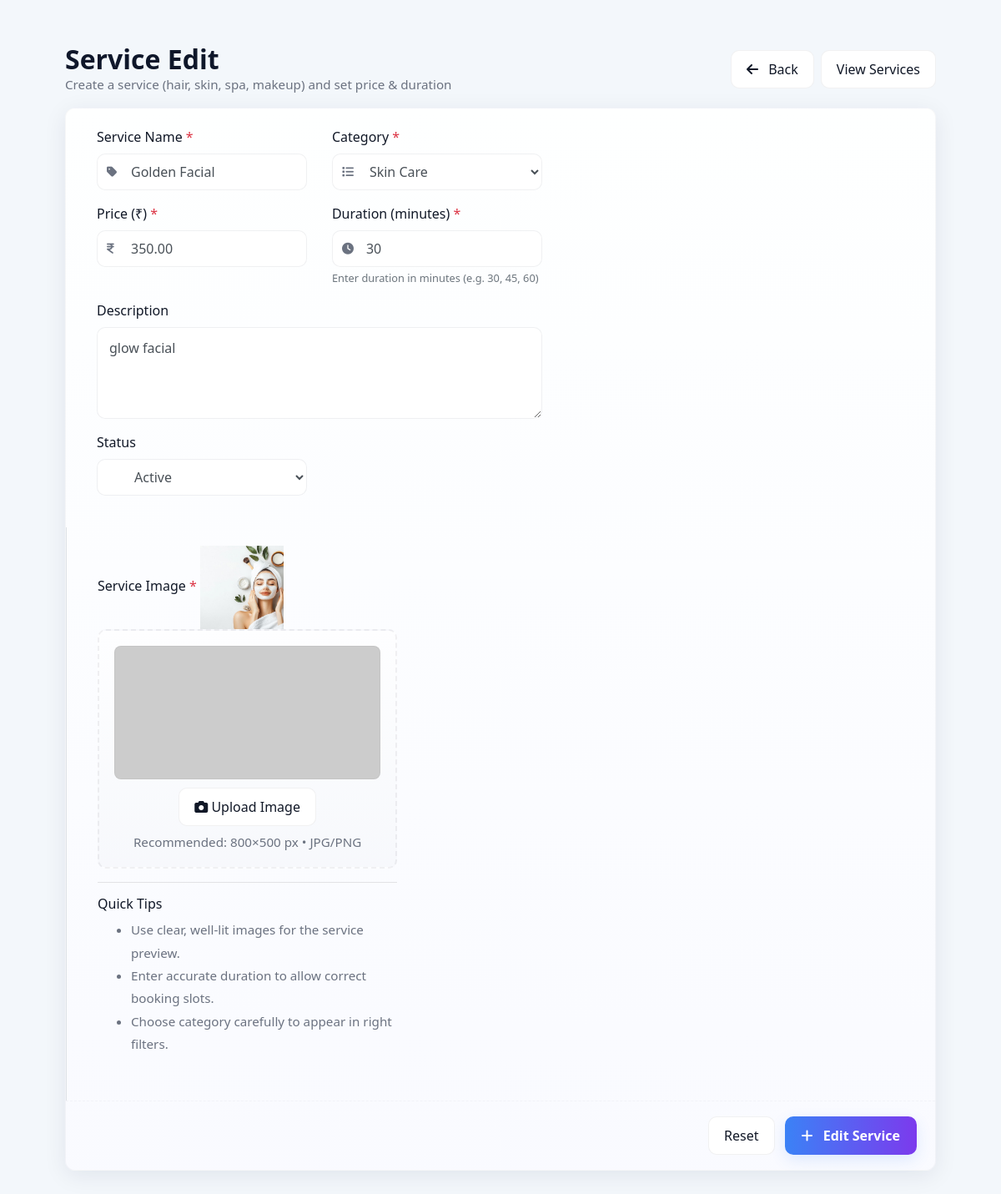
The app's page /Admin_App/Edit_Services/5 with its own data.
### Admin_App/models.py (models this page shows)
class Servicedb(models.Model):
    Service_Name =models.CharField(max_length=15,blank=True,null=True)
    Category = models.ForeignKey('Categorydb', on_delete=models.SET_NULL, null=True, blank=True)
    Price =models.DecimalField(max_digits=10, decimal_places=2,null=True,blank=True)
    Duration=models.IntegerField(blank=True,null=True)
    Description=models.TextField(null=True, blank=True)
    Status= models.CharField(max_length=10,null=True,blank=True)
    Service_Image=models.ImageField(upload_to="Service", null=True, blank=True)

class Categorydb(models.Model):
    Category_Name= models.CharField(max_length=50,null=True,blank=True)
    Status = models.CharField(max_length=10, choices=STATUS_CHOICES, default='Active')
    Description=models.TextField(blank=True,null=True)
    Category_Image=models.ImageField(upload_to="Category",null=True,blank=True)

### Admin_App/views.py (the view)
# urls.py: path('Edit_Services/<int:service_id>', views.edit_services, name="edit_services"),
def edit_services(request, service_id):
    service = Servicedb.objects.get(id=service_id)
    categories = Categorydb.objects.filter(Status="Active")
    return render(request, "Edit_Services.html", {'Service': service, 'cat': categories})

### Admin_App/templates/Edit_Services.html (shortened to what this page needs)
<!doctype html>
<html lang="en">
<head>
    <link rel="stylesheet" href="https://stackpath.bootstrapcdn.com/bootstrap/4.5.2/css/bootstrap.min.css">
    <link rel="stylesheet" href="https://cdnjs.cloudflare.com/ajax/libs/font-awesome/6.4.0/css/all.min.css">
</head>
<body>
<div class="page-wrapper">
    <div class="page-title">
        <div>
            <h2>Service Edit</h2>
            <div class="small-muted">Create a service (hair, skin, spa, makeup) and set price & duration</div>
        </div>
        <div class="d-flex align-items-center">
            <a href="{% url 'dashboard' %}" class="btn btn-outline mr-2">
                <i class="fa fa-arrow-left mr-2"></i> Back
            </a>
            <a href="{% url 'admin_services' %}" class="btn btn-outline">View Services</a>
        </div>
    </div>
    <div class="card card--glass">
        <form method="post" enctype="multipart/form-data" action="{% url 'update_services' s_id=Service.id %}">
            <div class="col-md-7">
                <div class="form-section">
                    <div class="row">
                        <div class="col-md-6">
                            <label class="font-weight-600">Service Name <span class="text-danger">*</span></label>
                            <div class="form-group">
                                <div class="input-icon">
                                    <i class="fa fa-tag"></i>
                                    <input type="text" id="serviceName" value="{{Service.Service_Name}}" name="service_name" class="form-control"
                                           placeholder="e.g. Classic Haircut" required>
                                </div>
                            </div>
                        </div>
                        <div class="col-md-6">
                            <label class="font-weight-600">Category <span class="text-danger">*</span></label>
                            <div class="form-group">
                                <div class="input-icon">
                                    <i class="fa fa-list"></i>
                                    <select class="form-control" name="Category" id="category">
    {% for i in cat %}
        <option value="{{ i.id }}" {% if i.id == Service.Category.id %}selected{% endif %}>
            {{ i.Category_Name }}
        </option>
    {% endfor %}
</select>
                                </div>
                            </div>
                        </div>
                        <div class="col-md-6">
                            <label class="font-weight-600">Price (₹) <span class="text-danger">*</span></label>
                            <div class="form-group">
                                <div class="input-icon">
                                    <i class="fa fa-indian-rupee-sign"></i>
                                    <input type="number" id="price" name="price" value="{{Service.Price}}" class="form-control"
                                           placeholder="e.g. 499" min="0" required>
                                </div>
                            </div>
                        </div>
                        <div class="col-md-6">
                            <label class="font-weight-600">Duration (minutes) <span class="text-danger">*</span></label>
                            <div class="form-group">
                                <div class="input-icon">
                                    <i class="fa fa-clock"></i>
                                    <input type="number" id="duration" name="duration" value="{{Service.Duration}}" class="form-control"
                                           placeholder="e.g. 60" min="5" required>
                                </div>
                                <small class="text-muted">Enter duration in minutes (e.g. 30, 45, 60)</small>
                            </div>
                        </div>
                        <div class="col-12">
                            <label class="font-weight-600">Description</label>
                            <div class="form-group">
                                <textarea id="description" name="description" class="form-control"
                                          placeholder="Short description about this service...">{{Service.Description}}</textarea>
                            </div>
                        </div>
                        <div class="col-md-6">
                            <label class="font-weight-600">Status</label>
                            <div class="form-group">
                                <select id="status" name="status" value="{{Service.Status}}" class="form-control">
                                    <option value="active" selected>Active</option>
                                </select>
                            </div>
                        </div>
                    </div>
                </div>
            </div>
            <div class="col-md-5 border-left">
                <div class="form-section">
                    <label class="font-weight-600">Service Image <span class="text-danger">*</span></label>
                    <img src="{{Service.Service_Image.url}}" width="100px" height="100px">
                    <div class="upload-area" id="uploader">
                        <div id="preview" class="img-preview"
                             style="background-image: url('https://via.placeholder.com/800x500?text=Service+Preview');"></div>
                        <div class="mb-2">
                            <button type="button" class="btn btn-outline"
                                    onclick="document.getElementById('imageInput').click();">
                                <i class="fa fa-camera"></i> Upload Image
                            </button>
                        </div>
                        <div class="small-muted">Recommended: 800×500 px • JPG/PNG</div>
                    </div>
                    <hr>
                    <div class="mt-3">
                        <h6 class="mb-2">Quick Tips</h6>
                        <ul class="small-muted" style="line-height:1.8;">
                            <li>Use clear, well-lit images for the service preview.</li>
                            <li>Enter accurate duration to allow correct booking slots.</li>
                            <li>Choose category carefully to appear in right filters.</li>
                        </ul>
                    </div>
                    <div style="height:16px;"></div>
                </div>
            </div>
            <div class="col-12 actions">
                <button type="reset" class="btn btn-outline">Reset</button>
                <button type="submit" class="btn btn-primary"><i class="fa fa-plus mr-2"></i> Edit Service</button>
            </div>
        </form>
    </div>
</div>
</body>
</html>

### Admin_App/templates/Edit_Services.html (style rules this page uses)
:root { --primary: #3b82f6; --accent: #7c3aed; --card: #ffffff; --muted: #6b7280; --radius: 12px; }
body { background: #f3f7fb; font-family: "Nunito", "Segoe UI", Roboto, Arial, sans-serif; color: #111827; }
.page-wrapper { padding: 28px; max-width: 1100px; margin: 24px auto; }
.card--glass { border-radius: var(--radius); background: linear-gradient(180deg, rgba(255,255,255,0.92), rgba(250,250,255,0.92)); box-shadow: 0 6px 28px rgba(14,30,60,0.08); border: 1px solid rgba(20,20,40,0.03); }
.page-title { display:flex; align-items:center; justify-content:space-between; margin-bottom:16px; }
.page-title h2 { margin:0; font-weight:700; color:#0f172a; }
.small-muted { color:var(--muted); font-size:0.95rem; }
.form-section { padding:22px; }
.form-group .input-icon { position:relative; }
.form-group .input-icon i { position:absolute; left:12px; top:50%; transform:translateY(-50%); color:var(--muted); font-size:14px; }
.form-group input.form-control, .form-group select.form-control, .form-group textarea.form-control { padding-left:40px; border-radius:10px; height:44px; box-shadow: none; border: 1px solid rgba(20,20,40,0.06); }
.form-group textarea.form-control { height:110px; padding-top:12px; padding-left:14px; }
.upload-area { border: 2px dashed rgba(20,20,40,0.06); border-radius:10px; padding:18px; text-align:center; background: linear-gradient(180deg, rgba(255,255,255,0.6), rgba(245,246,250,0.6)); transition: all .18s ease; }
.img-preview { width:100%; height:160px; background-size:cover; background-position:center; border-radius:8px; margin-bottom:10px; border:1px solid rgba(0,0,0,0.04); }
.actions { display:flex; gap:12px; justify-content:flex-end; padding:18px 22px; border-top:1px dashed rgba(20,20,40,0.03); background:transparent; }
.btn-primary { background: linear-gradient(90deg,var(--primary),var(--accent)); border:0; box-shadow: 0 6px 18px rgba(59,130,246,0.14); border-radius:10px; padding:10px 20px; font-weight:600; }
.btn-outline { background:#fff; border:1px solid rgba(20,20,40,0.06); color:#111827; border-radius:10px; padding:10px 18px; }

### records on screen
Servicedb: service_name "Golden Facial", Category "Skin Care", price "350.00", duration "30", description "glow facial", status "Active", Service_Image (picture)
